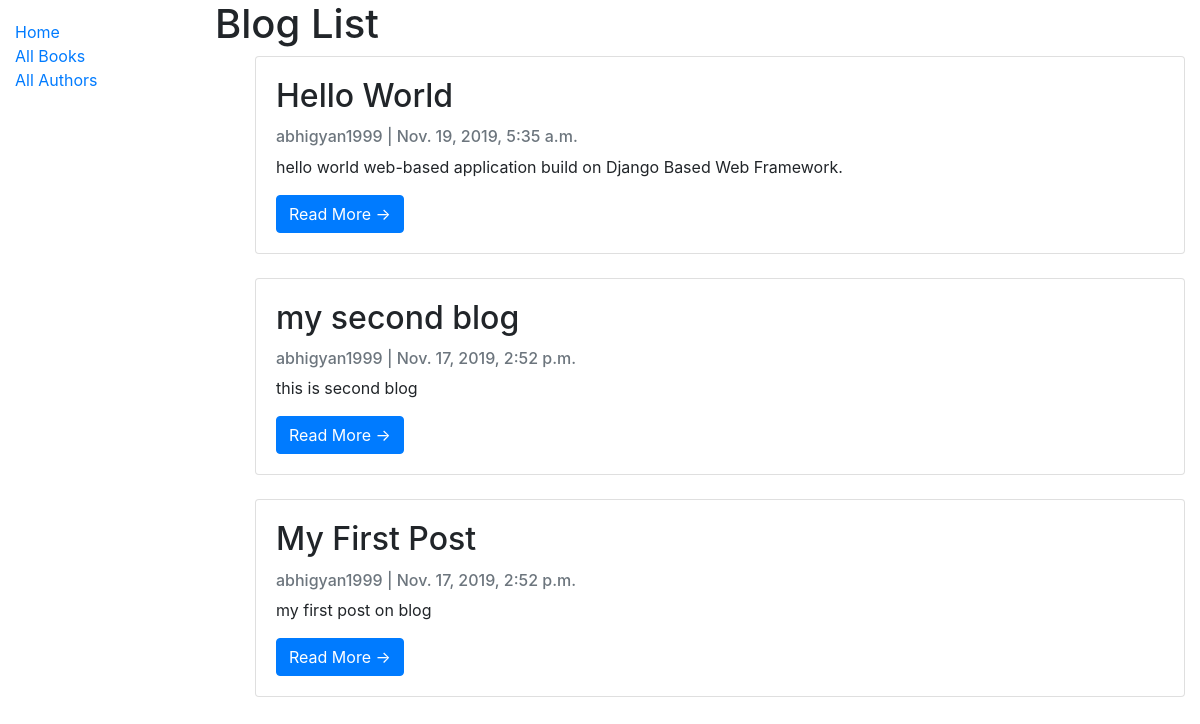
The page /catalog/blog/ on the database as committed earlier.
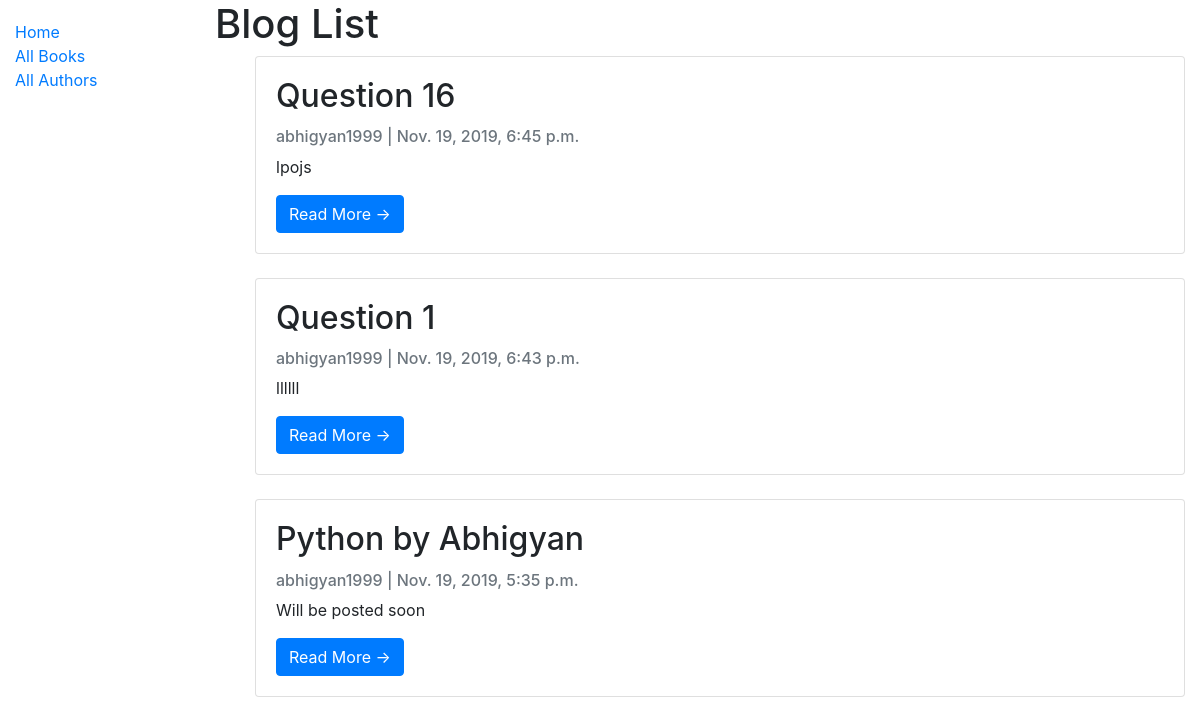
The same page on the database as committed later.
### catalog/models.py (models this page shows, shortened)
class Blog(models.Model):
    title = models.CharField(max_length=200, unique=True)
    slug = models.SlugField(max_length=200, unique=True)
    author = models.ForeignKey(User, on_delete=models.CASCADE)
    updated_on = models.DateTimeField(auto_now=True)
    content = models.TextField()
    image = models.ImageField(default="yes")
    created_on = models.DateTimeField(auto_now_add=True)
    status = models.IntegerField(choices=STATUS, default=0)
    class Meta:
        ordering = ['-created_on']

### catalog/views.py (the view)
# urls.py: path('blog/', views.BlogListView.as_view(), name='blog'),
class BlogListView(generic.ListView):
    model = Blog
    queryset = Blog.objects.filter(status=1).order_by('-created_on')
    template_name = 'blog_list.html'

### catalog/templates/catalog/blog_list.html
{% extends "base_generic.html" %}
{% block content %}
  <h1>Blog List</h1>
  {% if blog_list %}
  <ul>
    {% for blog in blog_list %}
      <div class="card mb-4">
                <div class="card-body">
                    <h2 class="card-title">{{ blog.title }}</h2>
                    <p class="card-text text-muted h6">{{ blog.author }} | {{ blog.created_on}} </p>
                    <p class="card-text">{{blog.content|slice:":200" }}</p>
                    <a href="{% url 'blog_detail' blog.slug  %}" class="btn btn-primary">Read More &rarr;</a>
                </div>
            </div>
    {% endfor %}
  </ul>
  {% else %}
    <p>There is nothing to show blog in the library.</p>
  {% endif %}
{% endblock %}

### catalog/templates/base_generic.html (shortened to what this page needs)
<!DOCTYPE html>
<html lang="en">
<head>
  <link rel="stylesheet" href="https://stackpath.bootstrapcdn.com/bootstrap/4.1.3/css/bootstrap.min.css">
  {% load static %}
  <link rel="stylesheet" href="{% static 'css/styles.css' %}">
</head>
<body>
  <div class="container-fluid">
    <div class="row">
      <div class="col-sm-2">
      {% block sidebar %}
        <ul class="sidebar-nav">
          <li><a href="{% url 'index' %}">Home</a></li>
          <li><a href="{% url 'books' %}">All Books</a></li>
          <li><a href="{% url 'authors' %}">All Authors</a></li>
        </ul>
     {% endblock %}
      </div>
      <div class="col-sm-10 ">{% block content %}{% endblock %}</div>
    </div>
  </div>
</body>
</html>

### catalog/static/css/styles.css (style rules this page uses)
.sidebar-nav { margin-top: 20px; padding: 0; list-style: none; list-color: red; }

Rows that differ between the two databases and show on the page:
removed Blog: title "Hello World", author "abhigyan1999", created_on "Nov. 19, 2019, 5:35 a.m.", content "hello world web-based application build on Django Based Web Framework."
removed Blog: title "my second blog", author "abhigyan1999", created_on "Nov. 17, 2019, 2:52 p.m.", content "this is second blog"
removed Blog: title "My First Post", author "abhigyan1999", created_on "Nov. 17, 2019, 2:52 p.m.", content "my first post on blog"
now on this page (row edited): Blog: title "Question 16", author "abhigyan1999", created_on "Nov. 19, 2019, 6:45 p.m.", content "lpojs"
added Blog: title "Question 1", author "abhigyan1999", created_on "Nov. 19, 2019, 6:43 p.m.", content "llllll"
added Blog: title "Python by Abhigyan", author "abhigyan1999", created_on "Nov. 19, 2019, 5:35 p.m.", content "Will be posted soon"
